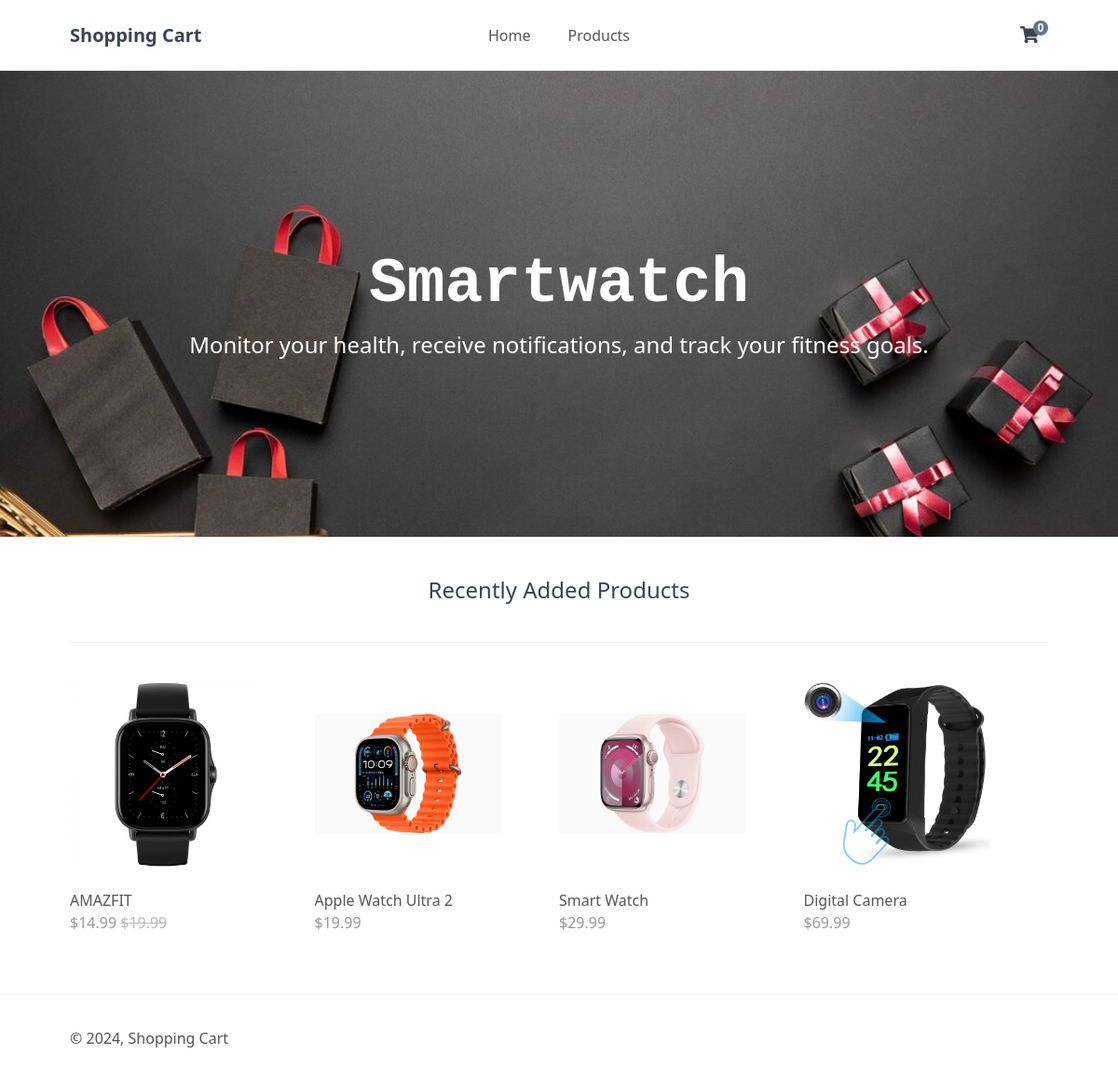
The page / on the database its author committed.
### tables this page shows
CREATE TABLE `products` (
  `id` int(11) NOT NULL,
  `title` varchar(200) NOT NULL,
  `description` text NOT NULL,
  `price` decimal(7,2) NOT NULL,
  `rrp` decimal(7,2) NOT NULL DEFAULT 0.00,
  `quantity` int(11) NOT NULL,
  `img` text NOT NULL,
  `date_added` datetime NOT NULL DEFAULT current_timestamp()
);

### index.php (called while the page is built, shortened)
<?php
include 'functions.php';
$page = isset($_GET['page']) && file_exists($_GET['page'] . '.php') ? $_GET['page'] : 'home';
include $page . '.php';
?>

### home.php (the view)
<?php
$stmt = $pdo->prepare('SELECT * FROM products ORDER BY date_added DESC LIMIT 4');
$stmt->execute();
$recently_added_products = $stmt->fetchAll(PDO::FETCH_ASSOC);
?>
<?=template_header('Home')?>
<div class="featured">
    <h2>Smartwatch</h2>
    <p>Monitor your health, receive notifications, and track your fitness goals.</p>
</div>
<div class="recentlyadded content-wrapper">
    <h2>Recently Added Products</h2>
    <div class="products">
        <?php foreach ($recently_added_products as $product): ?>
        <a href="index.php?page=product&id=<?=$product['id']?>" class="product">
            <img src="uploads/<?=$product['img']?>" width="200" height="200" alt="<?=$product['title']?>">
            <span class="name"><?=$product['title']?></span>
            <span class="price">
                &dollar;<?=$product['price']?>
                <?php if ($product['rrp'] > 0): ?>
                <span class="rrp">&dollar;<?=$product['rrp']?></span>
                <?php endif; ?>
            </span>
        </a>
        <?php endforeach; ?>
    </div>
</div>
<?=template_footer()?>

### functions.php (shortened to what this page needs)
<?php
function template_header($title) {
$num_items_in_cart = isset($_SESSION['cart']) ? count($_SESSION['cart']) : 0;
echo <<<EOT
<!DOCTYPE html>
<html>
	<head>
		<meta charset="utf-8">
		<title>$title</title>
		<link href="style.css" rel="stylesheet" type="text/css">
		<link rel="stylesheet" href="https://use.fontawesome.com/releases/v5.7.1/css/all.css">
	</head>
	<body>
        <header>
            <div class="content-wrapper">
                <h1>Shopping Cart</h1>
                <nav>
                    <a href="index.php">Home</a>
                    <a href="index.php?page=products">Products</a>
                </nav>
                <div class="link-icons">
                    <a href="index.php?page=cart">
						<i class="fas fa-shopping-cart"></i><span>$num_items_in_cart</span>
					</a>
                </div>
            </div>
        </header>
        <main>
EOT;
}
function template_footer() {
$year = date('Y');
echo <<<EOT
        </main>
        <footer>
            <div class="content-wrapper">
                <p>&copy; $year, Shopping Cart</p>
            </div>
        </footer>
    </body>
</html>
EOT;
}
?>

### style.css (style rules this page uses)
* { box-sizing: border-box; font-family: system-ui, "Segoe UI", Roboto, Helvetica, Arial, sans-serif, "Apple Color Emoji", "Segoe UI Emoji", "Segoe UI Symbol"; font-size: 16px; }
html { height: 100%; }
body { position: relative; min-height: 100%; color: #555555; background-color: #FFFFFF; margin: 0; padding-bottom: 100px; }
h1, h2, h3, h4, h5 { color: #394352; }
.content-wrapper { width: 1050px; margin: 0 auto; }
header { border-bottom: 1px solid #EEEEEE; }
header .content-wrapper { display: flex; }
header h1 { display: flex; flex-grow: 1; flex-basis: 0; font-size: 20px; margin: 0; padding: 24px 0; }
header nav { display: flex; flex-grow: 1; flex-basis: 0; justify-content: center; align-items: center; }
header nav a { text-decoration: none; color: #555555; padding: 10px 10px; margin: 0 10px; }
header .link-icons { display: flex; flex-grow: 1; flex-basis: 0; justify-content: flex-end; align-items: center; position: relative; }
header .link-icons a { text-decoration: none; color: #394352; padding: 0 10px; }
header .link-icons a i { font-size: 18px; }
header .link-icons a span { display: inline-block; text-align: center; background-color: #63748e; border-radius: 50%; color: #FFFFFF; font-size: 12px; line-height: 16px; width: 16px; height: 16px; font-weight: bold; position: absolute; top: 22px; right: 0; }
main .featured { display: flex; flex-direction: column; background-image: url(uploads/shoppin-cart.jpg); background-repeat: no-repeat; background-size: cover; height: 500px; align-items: center; justify-content: center; text-align: center; }
main .featured h2 { display: inline-block; margin: 0; width: 1050px; font-family: Rockwell, Courier Bold, Courier, Georgia, Times, Times New Roman, serif; font-size: 68px; color: #FFFFFF; padding-bottom: 10px; }
main .featured p { display: inline-block; margin: 0; width: 1050px; font-size: 24px; color: #FFFFFF; }
main .recentlyadded h2 { display: block; font-weight: normal; margin: 0; padding: 40px 0; font-size: 24px; text-align: center; width: 100%; border-bottom: 1px solid #EEEEEE; }
main .recentlyadded .products, main .products .products-wrapper { display: flex; flex-wrap: wrap; align-items: center; justify-content: space-between; padding: 40px 0 0 0; }
main .recentlyadded .products .product, main .products .products-wrapper .product { display: block; overflow: hidden; text-decoration: none; width: 25%; padding-bottom: 60px; }
main .recentlyadded .products .product img, main .products .products-wrapper .product img { object-fit: contain; transform: scale(1); transition: transform 1s; }
main .recentlyadded .products .product .name, main .products .products-wrapper .product .name { display: block; color: #555555; padding: 20px 0 2px 0; }
main .recentlyadded .products .product .price, main .products .products-wrapper .product .price { display: block; color: #999999; }
main .recentlyadded .products .product .rrp, main .products .products-wrapper .product .rrp { color: #BBBBBB; text-decoration: line-through; }
footer { position: absolute; bottom: 0; border-top: 1px solid #EEEEEE; padding: 20px 0; width: 100%; }

### rows shown on the page
products: img (picture), title "AMAZFIT", price "14.99", rrp "19.99"
products: img (picture), title "Apple Watch Ultra 2", price "19.99"
products: img (picture), title "Smart Watch", price "29.99"
products: img (picture), title "Digital Camera", price "69.99"

### other values the page prints
$num_items_in_cart "0"
